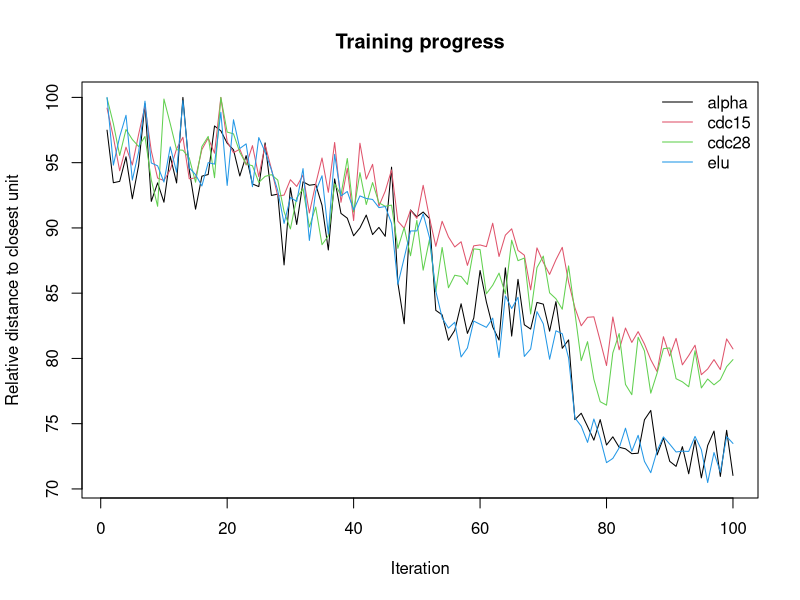
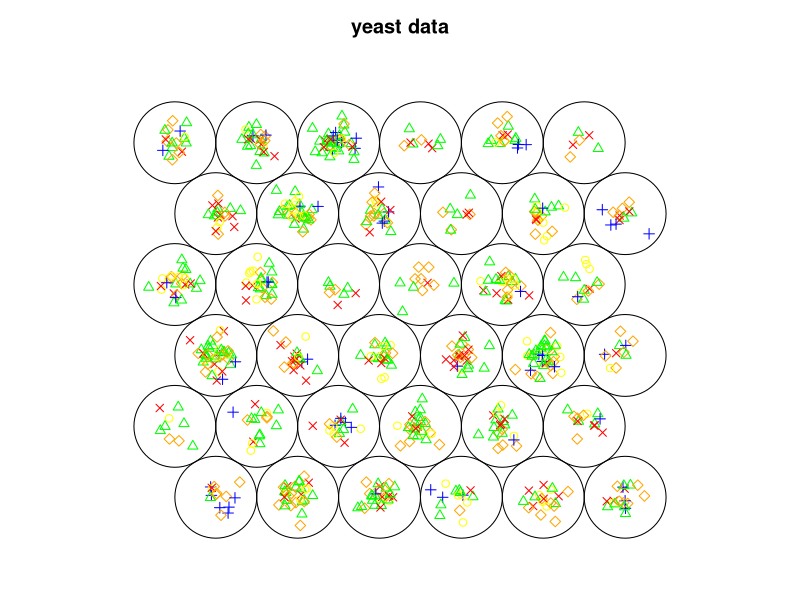

These charts were generated, in order, by the following R code:
library(kohonen)


### Name: supersom
### Title: Self- and super-organising maps
### Aliases: som xyf bdk supersom
### Keywords: classif

### ** Examples

data(wines)

## som
som.wines <- som(scale(wines), grid = somgrid(5, 5, "hexagonal"))
summary(som.wines)

## xyf
xyf.wines <- xyf(scale(wines), vintages, grid = somgrid(5, 5, "hexagonal"))
summary(xyf.wines)

## supersom example
data(yeast)
yeast.supersom <- supersom(yeast, somgrid(6, 6, "hexagonal"),
                           whatmap = c("alpha", "cdc15", "cdc28", "elu"),
                           maxNA.fraction = .5)

plot(yeast.supersom, "changes")

obj.classes <- as.integer(yeast$class)
colors <- c("yellow", "green", "blue", "red", "orange")
plot(yeast.supersom, type = "mapping", col = colors[obj.classes],
     pch = obj.classes, main = "yeast data")
